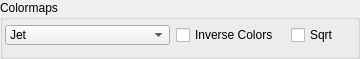
          <widget class="QGroupBox" name="groupBox_2">
           <property name="title">
            <string>Colormaps</string>
           </property>
           <property name="flat">
            <bool>true</bool>
           </property>
           <property name="checkable">
            <bool>false</bool>
           </property>
           <widget class="QWidget" name="horizontalLayoutWidget_4">
            <property name="geometry">
             <rect>
              <x>0</x>
              <y>20</y>
              <width>351</width>
              <height>30</height>
             </rect>
            </property>
            <layout class="QHBoxLayout" name="horizontalLayout_4" stretch="3,2,1">
             <property name="margin">
              <number>5</number>
             </property>
             <item>
              <widget class="QComboBox" name="ColorMapBox">
               <item>
                <property name="text">
                 <string>Jet</string>
                </property>
               </item>
               <item>
                <property name="text">
                 <string>Gnuplot</string>
                </property>
               </item>
               <item>
                <property name="text">
                 <string>Gray</string>
                </property>
               </item>
               <item>
                <property name="text">
                 <string>Hot</string>
                </property>
               </item>
               <item>
                <property name="text">
                 <string>Rainbow</string>
                </property>
               </item>
               <item>
                <property name="text">
                 <string>Winter</string>
                </property>
               </item>
               <item>
                <property name="text">
                 <string>Terrain</string>
                </property>
               </item>
              </widget>
             </item>
             <item>
              <widget class="QCheckBox" name="InvColorBox">
               <property name="text">
                <string>Inverse Colors</string>
               </property>
              </widget>
             </item>
             <item>
              <widget class="QCheckBox" name="SqrtColorBox">
               <property name="text">
                <string>Sqrt</string>
               </property>
              </widget>
             </item>
            </layout>
           </widget>
          </widget>
